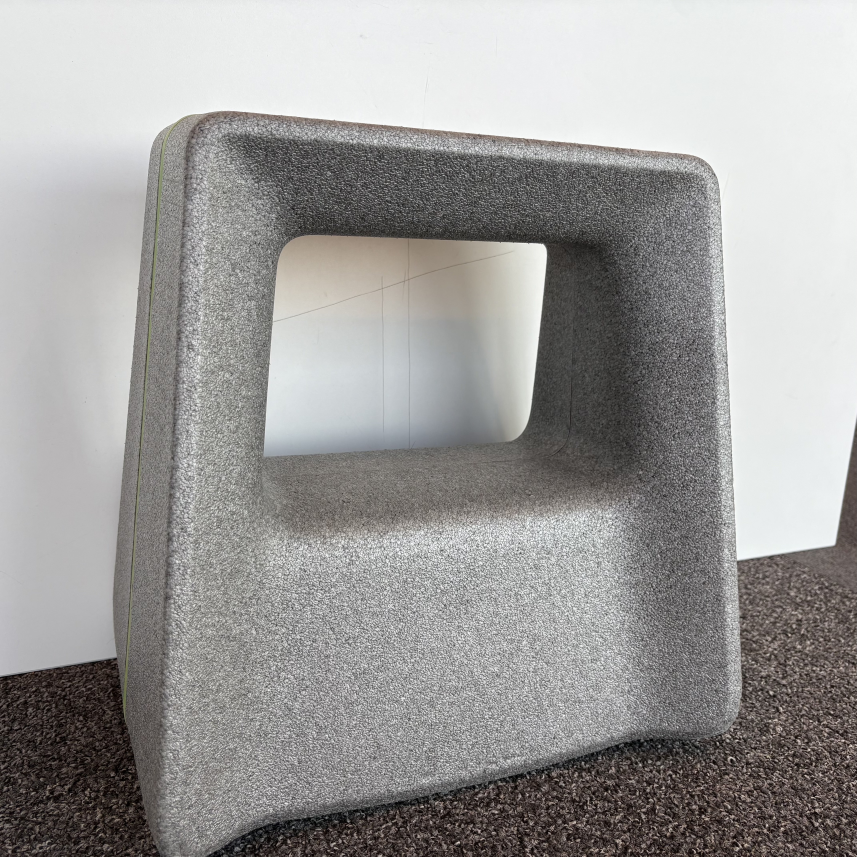
#> input picture IMG_3098.jpg, 4284 x 4284 px (shown at 1/5 size)
$ python eight-point-light.py
#> lines starting #> are read from the running program, lines starting #| are printed output that depends on the picture
import cv2
import numpy as np
import matplotlib.pyplot as plt

def normalize_points(points):
    """Normalize points to have zero mean and mean distance of sqrt(2) from origin"""
    points_inhom = points[:, :2] / points[:, 2, np.newaxis]
    centroid = np.mean(points_inhom, axis=0)
    diff = points_inhom - centroid
    mean_dist = np.mean(np.sqrt(np.sum(diff**2, axis=1)))
    scale = np.sqrt(2) / mean_dist
    T = np.array([
        [scale, 0, -scale*centroid[0]],
        [0, scale, -scale*centroid[1]],
        [0, 0, 1]
    ])
    normalized_points = T @ points.T
    return normalized_points.T, T

def compute_fundamental_matrix(points1, points2):
    """Compute fundamental matrix using normalized 8-point algorithm"""
    norm_points1, T1 = normalize_points(points1)
    norm_points2, T2 = normalize_points(points2)

    N = norm_points1.shape[0]
    W = np.zeros((N, 9))
    for i in range(N):
        x1, y1, _ = norm_points1[i]
        x2, y2, _ = norm_points2[i]
        W[i] = [x1*x2, x1*y2, x1, y1*x2, y1*y2, y1, x2, y2, 1]

    _, _, V = np.linalg.svd(W)
    F = V[-1].reshape(3, 3)

    U, S, V = np.linalg.svd(F)
    S[-1] = 0
    F = U @ np.diag(S) @ V

    F = T2.T @ F @ T1
    return F

def draw_epipolar_lines(img1, img2, pts1, pts2, F, num_lines=20):
    """Improved visualization showing both images with points and epipolar lines"""
    # Convert to color for drawing
    img1_color = cv2.cvtColor(img1, cv2.COLOR_GRAY2BGR)
    img2_color = cv2.cvtColor(img2, cv2.COLOR_GRAY2BGR)

    # Randomly select points to display (to avoid clutter)
    indices = np.random.choice(len(pts1), min(num_lines, len(pts1)), replace=False)
    pts1_selected = pts1[indices]
    pts2_selected = pts2[indices]

    # Draw points and epipolar lines on image 1
    for pt in pts2_selected:
        # Compute epipolar line in first image
        line = F.T @ np.array([pt[0], pt[1], 1])
        a, b, c = line
        # Draw the line across the image
        x0, y0 = 0, int(-c/b)
        x1, y1 = img1.shape[1], int(-(c + a*img1.shape[1])/b)
        cv2.line(img1_color, (x0, y0), (x1, y1), (0, 255, 255), 1)

    # Draw points on image 1 (in different color)
    for pt in pts1_selected:
        cv2.circle(img1_color, tuple(map(int, pt)), 5, (255, 0, 0), -1)

    # Draw points and epipolar lines on image 2
    for pt in pts1_selected:
        # Compute epipolar line in second image
        line = F @ np.array([pt[0], pt[1], 1])
        a, b, c = line
        # Draw the line across the image
        x0, y0 = 0, int(-c/b)
        x1, y1 = img2.shape[1], int(-(c + a*img2.shape[1])/b)
        cv2.line(img2_color, (x0, y0), (x1, y1), (0, 255, 255), 1)

    # Draw points on image 2 (in different color)
    for pt in pts2_selected:
        cv2.circle(img2_color, tuple(map(int, pt)), 5, (255, 0, 0), -1)

    # Display results
    plt.figure(figsize=(20, 10))
    plt.subplot(121), plt.imshow(cv2.cvtColor(img1_color, cv2.COLOR_BGR2RGB))
    plt.title('IMG_3098.jpg (Points with Epipolar Lines from IMG_3099.jpg)')
    plt.subplot(122), plt.imshow(cv2.cvtColor(img2_color, cv2.COLOR_BGR2RGB))
    plt.title('IMG_3099.jpg (Points with Epipolar Lines from IMG_3098.jpg)')
    plt.tight_layout()
    plt.show()

def eight_point_algorithm(img1, img2):
    """Main function implementing the complete pipeline"""
    # ORB feature detection
    orb = cv2.ORB_create(nfeatures=5000)
    kp1, des1 = orb.detectAndCompute(img1, None)
    kp2, des2 = orb.detectAndCompute(img2, None)

    # Feature matching with ratio test
    bf = cv2.BFMatcher(cv2.NORM_HAMMING, crossCheck=False)
    matches = bf.knnMatch(des1, des2, k=2)
    good_matches = [m for m, n in matches if m.distance < 0.6 * n.distance]

    # Extract matched points
    pts1 = np.float32([kp1[m.queryIdx].pt for m in good_matches])
    pts2 = np.float32([kp2[m.trainIdx].pt for m in good_matches])

    # Convert to homogeneous coordinates
    pts1_h = np.hstack([pts1, np.ones((len(pts1), 1))])
    pts2_h = np.hstack([pts2, np.ones((len(pts2), 1))])

    # Compute fundamental matrix
    F = compute_fundamental_matrix(pts1_h, pts2_h)

    # Optional: Draw all matches for reference
    matched_img = cv2.drawMatches(img1, kp1, img2, kp2, good_matches, None, flags=2)
    plt.figure(figsize=(20, 10))
    plt.imshow(cv2.cvtColor(matched_img, cv2.COLOR_BGR2RGB))
    plt.title('All Feature Matches'), plt.show()

    return F, pts1, pts2


# Main execution
if __name__ == "__main__":
    # Load images
    img1 = cv2.imread('IMG_3098.jpg', cv2.IMREAD_GRAYSCALE)
#> img1: shape (4284, 4284); min 0, max 255, mean 155.8
    img2 = cv2.imread('IMG_3099.jpg', cv2.IMREAD_GRAYSCALE)
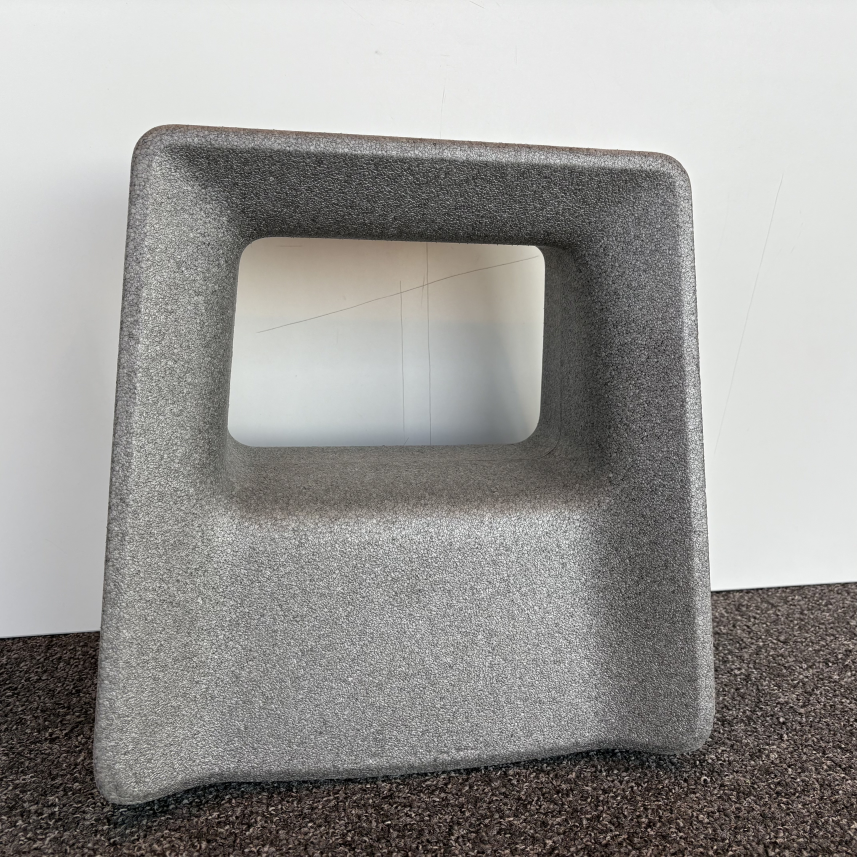
#> input picture IMG_3099.jpg, 4284 x 4284 px (shown at 1/5 size)
#> img2: shape (4284, 4284); min 0, max 255, mean 153.6

    if img1 is None or img2 is None:
        raise ValueError("Could not load images! Check file paths.")

    # Compute fundamental matrix and points
    F, pts1, pts2 = eight_point_algorithm(img1, img2)
#> in eight_point_algorithm, `kp1, des1 = orb.detectAndCompute(img1, None)`: kp1 = 5000 keypoints; strongest (x, y, size): (3922, 4020, 31), (3965, 4032, 31), (2326, 1045, 31), (2672, 952, 31)
#> in eight_point_algorithm, `kp2, des2 = orb.detectAndCompute(img2, None)`: kp2 = 5000 keypoints; strongest (x, y, size): (2252, 3422, 31), (3724, 4146, 37.2), (3723, 4146, 31), (2536, 2748, 31)
#> in eight_point_algorithm, `matches = bf.knnMatch(des1, des2, k=2)`: matches = 5000 matches
#> in eight_point_algorithm, `good_matches = [m for m, n in matches if m.distance < 0.6 * n.distance]`: good_matches = 106 matches
#> in eight_point_algorithm, `pts1 = np.float32([kp1[m.queryIdx].pt for m in good_matches])`: pts1 = 106 pairs, first value 1298.4 to 3665.6, second value 738 to 4165.4
#> in eight_point_algorithm, `pts2 = np.float32([kp2[m.trainIdx].pt for m in good_matches])`: pts2 = 106 pairs, first value 1024 to 3411.2, second value 782 to 4167.2
#> in eight_point_algorithm, `pts1_h = np.hstack([pts1, np.ones((len(pts1), 1))])`: pts1_h = 106 rows, first 8: [2019, 3311, 1], [2179, 922, 1], [2490, 3468, 1], [1891, 920, 1], [2326, 1045, 1], [2354, 972, 1], [2022, 2815, 1], [2285, 3594, 1]
#> in eight_point_algorithm, `pts2_h = np.hstack([pts2, np.ones((len(pts2), 1))])`: pts2_h = 106 rows, first 8: [1761, 3220, 1], [1902, 936, 1], [2252, 3422, 1], [1610, 938, 1], [2079, 1053, 1], [2092, 982, 1], [1772, 2745, 1], [2032, 3523, 1]
#> in normalize_points, `points_inhom = points[:, :2] / points[:, 2, np.newaxis]`: points_inhom has the same summary as pts1 in eight_point_algorithm
#> in normalize_points, `centroid = np.mean(points_inhom, axis=0)`: centroid = [2310.9, 2757.8]
#> in normalize_points, `diff = points_inhom - centroid`: diff = 106 pairs, first value -1012.5 to 1354.7, second value -2019.8 to 1407.6
#> in normalize_points, `mean_dist = np.mean(np.sqrt(np.sum(diff**2, axis=1)))`: mean_dist = 1084.7
#> in normalize_points, `scale = np.sqrt(2) / mean_dist`: scale = 0.0013
#> in normalize_points, `T = np.array([ [scale, 0, -scale*centroid[0]], [0, scale, -scale*centr..`: T = [[0.0013, 0, -3.01], [0, 0.0013, -3.6], [0, 0, 1]]
#> in compute_fundamental_matrix, `norm_points1, T1 = normalize_points(points1)`: norm_points1 = 106 rows, first 8: [-0.381, 0.721, 1], [-0.172, -2.39, 1], [0.233, 0.926, 1], [-0.547, -2.4, 1], [0.0197, -2.23, 1], [0.0562, -2.33, 1], [-0.377, 0.0745, 1], [-0.0338, 1.09, 1]; T1 = [[0.0013, 0, -3.01], [0, 0.0013, -3.6], [0, 0, 1]]
#> in compute_fundamental_matrix, `norm_points2, T2 = normalize_points(points2)`: norm_points2 = 106 rows, first 8: [-0.4, 0.671, 1], [-0.214, -2.35, 1], [0.25, 0.938, 1], [-0.6, -2.35, 1], [0.0207, -2.2, 1], [0.0379, -2.29, 1], [-0.386, 0.0418, 1], [-0.0415, 1.07, 1]; T2 = [[0.00132, 0, -2.73], [0, 0.00132, -3.59], [0, 0, 1]]
#> the loop in compute_fundamental_matrix, `for i in range(N):` made 106 passes
#> (x1, y1, x2, y2) on passes 1 to 12: (-0.381, 0.721, -0.4, 0.671), (-0.172, -2.39, -0.214, -2.35), (0.233, 0.926, 0.25, 0.938), (-0.547, -2.4, -0.6, -2.35), (0.0197, -2.23, 0.0207, -2.2), (0.0562, -2.33, 0.0379, -2.29), (-0.377, 0.0745, -0.386, 0.0418), (-0.0338, 1.09, -0.0415, 1.07), (-0.68, 0.522, -0.709, 0.448), (-0.0977, 0.279, -0.0944, 0.264), (-0.786, -2.31, -0.823, -2.26), (-0.0038, -2.2, 0.00219, -2.16)
#> in compute_fundamental_matrix, `F = V[-1].reshape(3, 3)`: F = [[-0.0018, -0.00382, -0.0685], [0.0287, 0.00288, 0.697], [0.113, -0.704, -0.00496]]
#> in compute_fundamental_matrix, `U, S, V = np.linalg.svd(F)`: U = [[0.0188, 0.0961, 0.995], [-0.14, -0.985, 0.0978], [0.99, -0.141, -0.0051]]; S = [0.713, 0.701, 0.000445]; V = [[0.152, -0.978, -0.145], [-0.0634, 0.137, -0.989], [0.986, 0.159, -0.0412]]
#> in compute_fundamental_matrix, `F = U @ np.diag(S) @ V`: F = [[-0.00223, -0.00389, -0.0685], [0.0286, 0.00287, 0.697], [0.113, -0.704, -0.00496]]
#> in compute_fundamental_matrix, `F = T2.T @ F @ T1`: F = [[-3.86e-09, -6.71e-09, -6.33e-05], [4.94e-08, 4.96e-09, 0.000795], [2.15e-05, -0.000918, 0.159]]
#> in eight_point_algorithm, `plt.title('All Feature Matches'), plt.show()`:
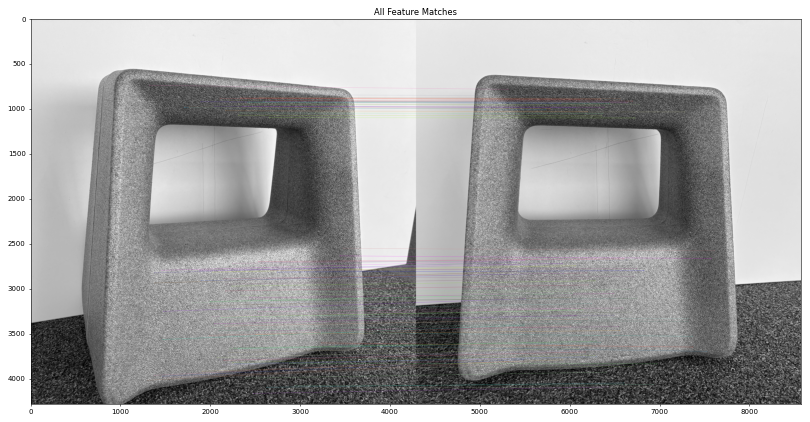
#> figure drawn by matplotlib, 1 panel

    print("Fundamental Matrix:")
    print(F)
#| [[-3.85741611e-09 -6.70926065e-09 -6.32956999e-05]
#|  [ 4.94448324e-08  4.95657517e-09  7.94836512e-04]
#|  [ 2.15364198e-05 -9.17527259e-04  1.59010635e-01]]

    # Draw epipolar lines visualization
    draw_epipolar_lines(img1, img2, pts1, pts2, F)
#> in draw_epipolar_lines, `indices = np.random.choice(len(pts1), min(num_lines, len(pts1)), repla..`: indices = 20 values, max 105 at index 6, min 2 at index 3, mean 53.4
#> in draw_epipolar_lines, `pts1_selected = pts1[indices]`: pts1_selected = 20 rows, first 8: [3389.1, 3635.4], [1708, 985], [3231.4, 3488.8], [2490, 3468], [2244, 2719.2], [2475.9, 4165.4], [2640.8, 3887.8], [2285, 3594]
#> in draw_epipolar_lines, `pts2_selected = pts2[indices]`: pts2_selected = 20 rows, first 8: [3234.8, 3697.6], [1442, 1003], [3074.1, 3530.3], [2252, 3422], [2006.4, 2668.8], [2140, 4093.3], [2415.1, 3859.1], [2032, 3523]
#> the loop in draw_epipolar_lines, `for pt in pts2_selected:` made 20 passes
#> (pt, a, b, c, y0, y1) on passes 1 to 12: ([3234.8, 3697.6], 0.000192, -0.000921, 2.89, 3141, 4034), ([1442, 1003], 6.56e-05, -0.000922, 0.865, 937, 1242), ([3074.1, 3530.3], 0.000184, -0.000921, 2.77, 3009, 3866), ([2252, 3422], 0.000182, -0.000916, 2.74, 2988, 3840), ([2006.4, 2668.8], 0.000146, -0.000918, 2.15, 2346, 3026), ([2140, 4093.3], 0.000216, -0.000912, 3.28, 3594, 4608), ([2415.1, 3859.1], 0.000203, -0.000915, 3.07, 3360, 4311), ([2032, 3523], 0.000188, -0.000914, 2.83, 3097, 3978), ([2351, 928], 5.84e-05, -0.000929, 0.748, 805, 1074), ([3029.2, 3335], 0.000175, -0.000921, 2.62, 2841, 3654), ([1252.8, 3826.1], 0.000206, -0.000907, 3.12, 3440, 4413), ([1719.6, 3097.2], 0.000168, -0.000914, 2.51, 2749, 3537)
#> the loop in draw_epipolar_lines, `for pt in pts1_selected:` made 20 passes
#> pt on passes 1 to 12: [3389.1, 3635.4], [1708, 985], [3231.4, 3488.8], [2490, 3468], [2244, 2719.2], [2475.9, 4165.4], [2640.8, 3887.8], [2285, 3594], [2609, 921], [3186.4, 3303.9], [1525, 4004.6], [1977.6, 3187.2]
#> the loop in draw_epipolar_lines, `for pt in pts1_selected:` made 20 passes
#> (pt, a, b, c, y0, y1) on passes 1 to 12: ([3389.1, 3635.4], -0.000101, 0.00098, -3.1, 3165, 3605), ([1708, 985], -7.65e-05, 0.000884, -0.708, 800, 1171), ([3231.4, 3488.8], -9.92e-05, 0.000972, -2.97, 3058, 3495), ([2490, 3468], -9.62e-05, 0.000935, -2.97, 3175, 3615), ([2244, 2719.2], -9.02e-05, 0.000919, -2.29, 2488, 2908), ([2475.9, 4165.4], -0.000101, 0.000938, -3.61, 3848, 4308), ([2640.8, 3887.8], -9.96e-05, 0.000945, -3.35, 3547, 3998), ([2285, 3594], -9.62e-05, 0.000926, -3.09, 3337, 3782), ([2609, 921], -7.95e-05, 0.000928, -0.63, 678, 1045), ([3186.4, 3303.9], -9.78e-05, 0.000969, -2.8, 2894, 3326), ([1525, 4004.6], -9.6e-05, 0.00089, -3.48, 3912, 4374), ([1977.6, 3187.2], -9.23e-05, 0.000908, -2.72, 2997, 3432)
#> the loop in draw_epipolar_lines, `for pt in pts2_selected:` made 20 passes
#> pt on passes 1 to 12: [3234.8, 3697.6], [1442, 1003], [3074.1, 3530.3], [2252, 3422], [2006.4, 2668.8], [2140, 4093.3], [2415.1, 3859.1], [2032, 3523], [2351, 928], [3029.2, 3335], [1252.8, 3826.1], [1719.6, 3097.2]
#> in draw_epipolar_lines, `plt.show()`:
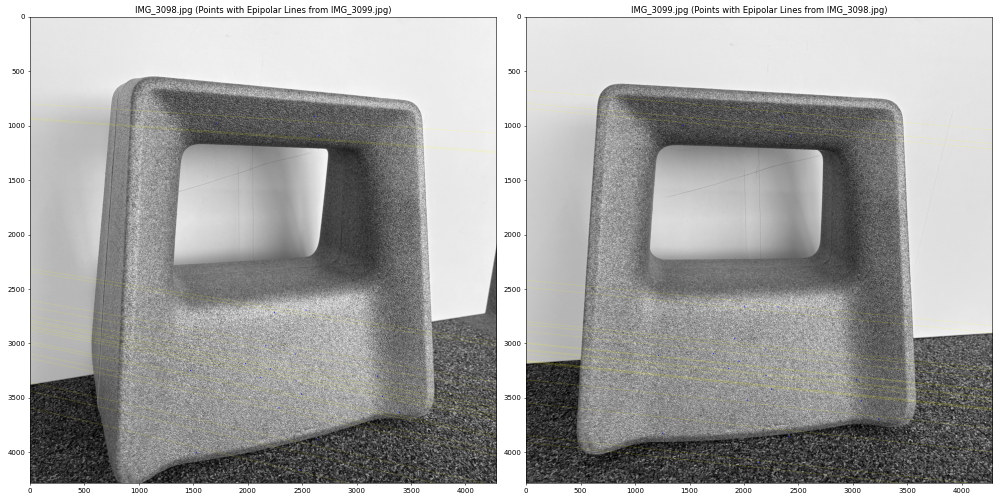
#> figure drawn by matplotlib, 2 panels
